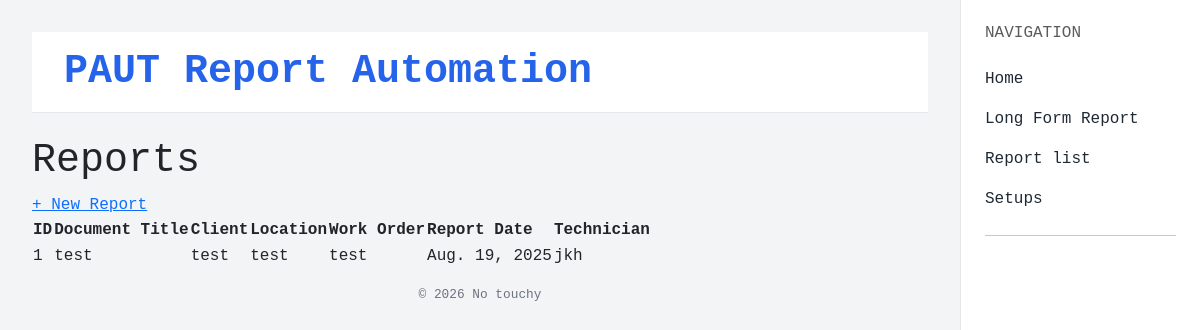
The page /reports/ on the database as committed earlier.
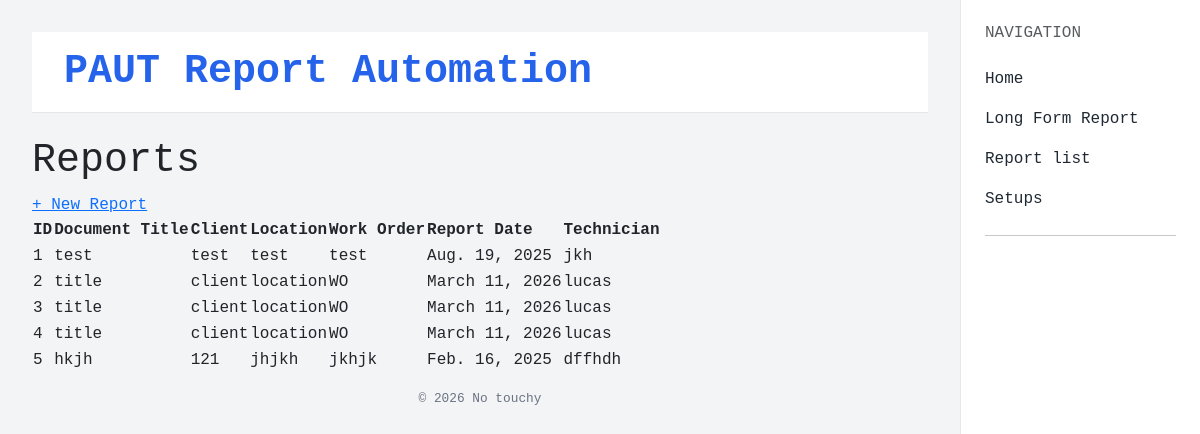
The same page on the database as committed later.
### reports/models.py (models this page shows, shortened)
class Report(models.Model):
    document_title = models.CharField(max_length=200)
    client = models.CharField(max_length=200)
    location = models.CharField(max_length=200)
    work_order = models.CharField(max_length=100)
    project_number = models.CharField(max_length=100)
    report_date = models.DateField()
    test_date = models.DateField()
    project_type = models.CharField(max_length=200)
    procedure = models.CharField(max_length=200)
    technician_name = models.CharField(max_length=200)
    certification = models.CharField(max_length=200)
    assistant_name = models.CharField(max_length=200, blank=True)
    assistant_certification = models.CharField(max_length=200, blank=True)
    examination_scope = models.TextField()
    executive_summary = models.TextField()
    equipment_id = models.CharField(max_length=200)
    equipment_overview = models.TextField()
    work_scope = models.TextField()
    x_axis_reference = models.CharField(max_length=200)
    y_axis_reference = models.CharField(max_length=200)
    ut_method = models.CharField(max_length=200)

### reports/views.py (the view)
# urls.py: path('reports/', views.report_list, name='report-list')
def report_list(request):
    reports = Report.objects.all()
    return render(request, 'reports/report_list.html', {'reports': reports})

### reports/templates/reports/report_list.html
{% extends "reports/base.html" %}
{% block content %}
<h1>Reports</h1>
<a href="{% url 'create-report' %}">+ New Report</a>
{% if reports %}
<table>
    <thead>
        <tr>
            <th>ID</th>
            <th>Document Title</th>
            <th>Client</th>
            <th>Location</th>
            <th>Work Order</th>
            <th>Report Date</th>
            <th>Technician</th>
        </tr>
    </thead>
    <tbody>
        {% for report in reports %}
        <tr>
            <td>{{ report.pk }}</td>
            <td>{{ report.document_title }}</td>
            <td>{{ report.client }}</td>
            <td>{{ report.location }}</td>
            <td>{{ report.work_order }}</td>
            <td>{{ report.report_date }}</td>
            <td>{{ report.technician_name }}</td>
        </tr>
        {% endfor %}
    </tbody>
</table>
{% else %}
<p>No reports found. <a href="{% url 'create-report' %}">Create one.</a></p>
{% endif %}
{% endblock %}

### reports/templates/reports/base.html (shortened to what this page needs)
{% load static %}
<!DOCTYPE html>
<html lang="en">
<head>
    <link href="https://cdn.jsdelivr.net/npm/bootstrap@5.3.2/dist/css/bootstrap.min.css" rel="stylesheet">
    <link rel="stylesheet" href="{% static 'reports/css/base_styles.css'%}">
</head>
<body>
<div class="container-fluid">
    <div class="row">
        <div class="col content-wrapper">
            <div class="app-header mb-4">
                <h1 class="app-title">PAUT Report Automation</h1>
            </div>
            {% block content %}
            {% endblock %}
            <footer>
                © {% now "Y" %} No touchy
            </footer>
        </div>
        <div class="col-lg-auto sidebar">
            <h6 class="text-uppercase text-muted mb-3">Navigation</h6>
            <a href="{% url 'home'%}">Home</a>
            <a href="{% url 'create-report' %}">Long Form Report</a>
            <a href="{% url 'report-list'%}">Report list</a>
            <a href="{% url 'setup-list'%}">Setups</a>
            <hr>
        </div>
    </div>
</div>
</body>
</html>

### reports/static/reports/css/base_styles.css (style rules this page uses)
body { font-family: 'Vulf', monospace; background: #f3f4f6; }
.sidebar { background: #ffffff; border-left: 1px solid #e5e7eb; min-height: 100vh; padding: 1.5rem; width: 240px; }
.sidebar a { display: block; padding: .5rem 0; color: #1f2933; text-decoration: none; font-weight: 500; }
.app-header { background: white; border-bottom: 1px solid #e5e7eb; padding: 1rem 2rem; }
.app-title { font-family: 'Vulf Header', monospace; color: #2563eb; font-weight: 600; margin: 0; }
.content-wrapper { padding: 2rem; }
footer { text-align: center; padding: 1rem; color: #6b7280; font-size: .8rem; }

Rows that differ between the two databases and show on the page:
added Report: pk "2", document_title "title", client "client", location "location", work_order "WO", report_date "March 11, 2026", technician_name "lucas"
added Report: pk "3", document_title "title", client "client", location "location", work_order "WO", report_date "March 11, 2026", technician_name "lucas"
added Report: pk "4", document_title "title", client "client", location "location", work_order "WO", report_date "March 11, 2026", technician_name "lucas"
added Report: pk "5", document_title "hkjh", client "121", location "jhjkh", work_order "jkhjk", report_date "Feb. 16, 2025", technician_name "dffhdh"
